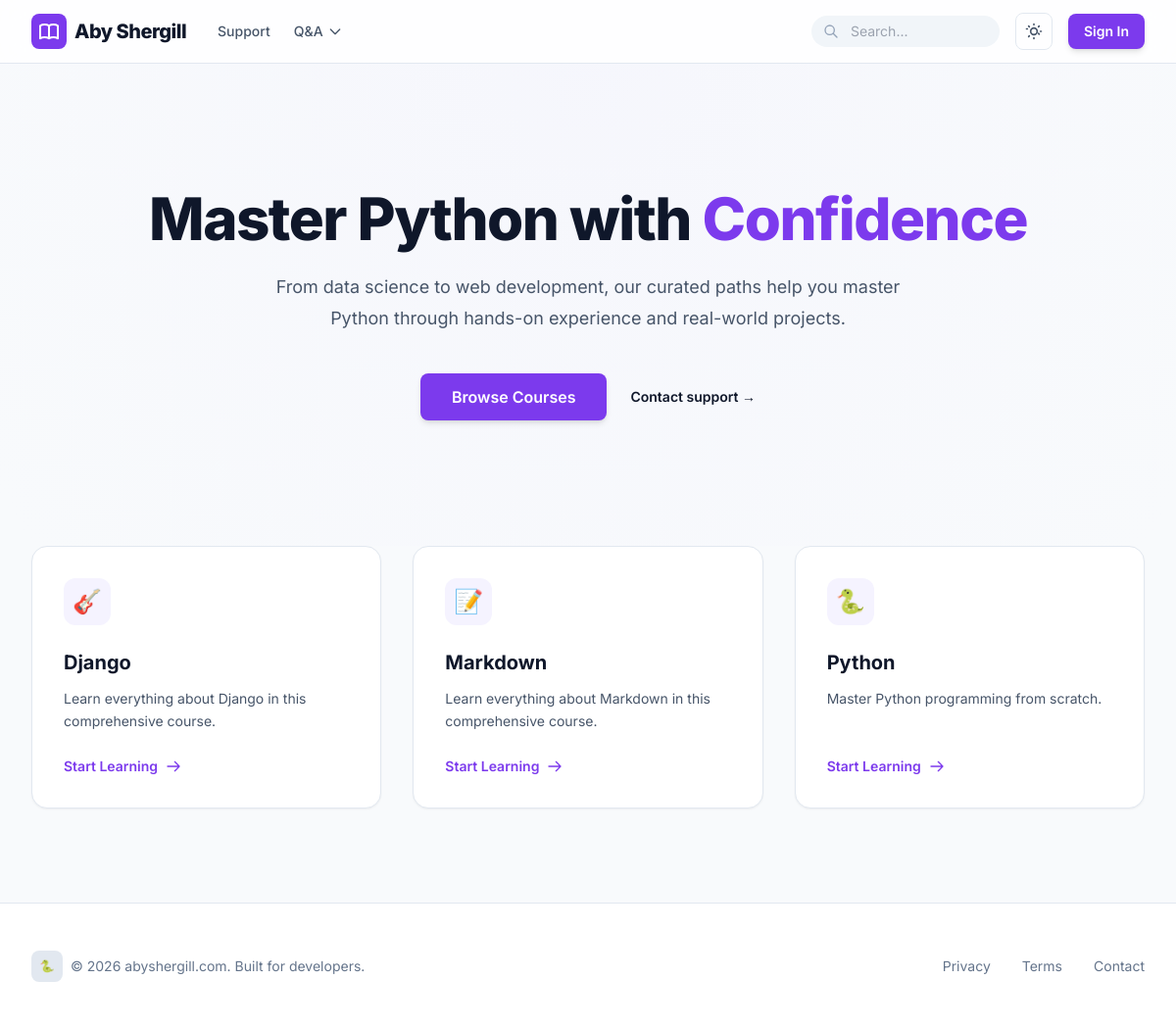
/, run on an earlier commit of the app's database.
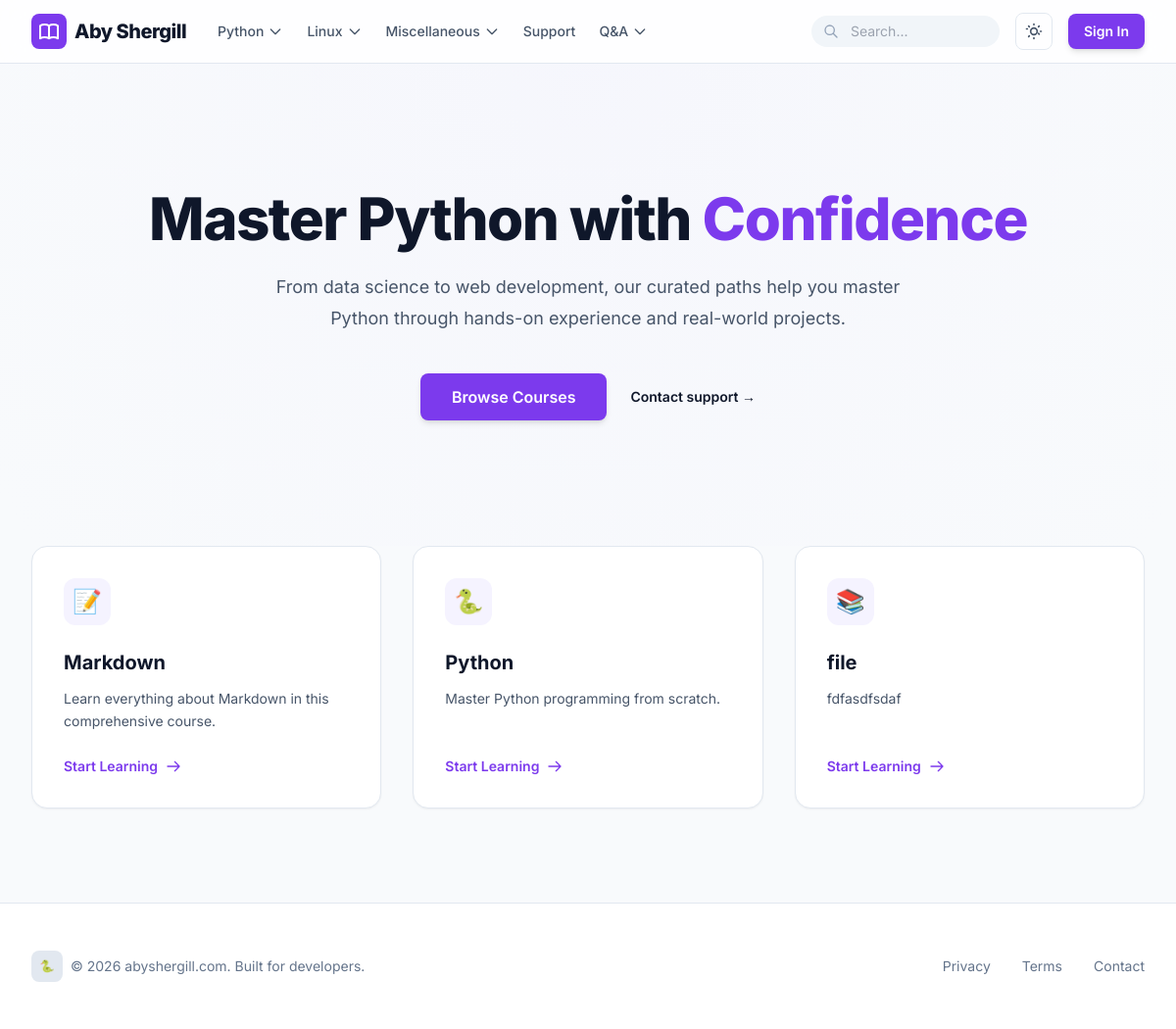
And on a later commit of the database.
### lectures/models.py (models this page shows, shortened)
class Subject(models.Model):
    category = models.ForeignKey(Category, related_name='subjects', on_delete=models.SET_NULL, null=True, blank=True)
    title = models.CharField(max_length=200)
    slug = models.SlugField(unique=True, blank=True)
    description = models.TextField()
    icon = models.CharField(max_length=10, default='📚') # Emoji icon

class Category(models.Model):
    name = models.CharField(max_length=100)
    order = models.PositiveIntegerField(default=0)
    class Meta:
        verbose_name_plural = "Categories"
        ordering = ['order']

### lectures/views.py (the view)
# urls.py: path('', views.home, name='home'),
def home(request):
    subjects = Subject.objects.all()
    return render(request, 'home.html', {'subjects': subjects})

### lectures/context_processors.py (called while the page is built)
def navigation_categories(request):
    return {
        'nav_categories': Category.objects.prefetch_related('subjects').all()
    }

### templates/home.html (shortened to what this page needs)
{% extends "base.html" %}
{% block content %}
<div class="relative overflow-hidden py-16 sm:py-24 lg:py-32">
    <div class="absolute inset-0 -z-10 bg-[radial-gradient(45rem_50rem_at_top,theme(colors.primary.100),theme(colors.slate.50))] dark:bg-[radial-gradient(45rem_50rem_at_top,theme(colors.primary.900/0.2),theme(colors.slate.950))] opacity-20"></div>
    <div class="mx-auto max-w-7xl px-6 lg:px-8 text-center">
        <h1 class="text-3xl font-extrabold tracking-tight text-slate-900 dark:text-white sm:text-6xl mb-6">
            Master Python with <span class="text-primary-600">Confidence</span>
        </h1>
        <p class="mx-auto max-w-2xl text-base sm:text-lg leading-7 sm:leading-8 text-slate-600 dark:text-slate-400 mb-10">
            From data science to web development, our curated paths help you master Python through hands-on experience and real-world projects.
        </p>
        <div class="flex flex-col sm:flex-row items-center justify-center gap-4 sm:gap-x-6">
            <a href="#courses" class="btn btn-primary w-full sm:w-auto px-8 py-3">Browse Courses</a>
            <a href="/contact/" class="text-sm font-semibold leading-6 text-slate-900 dark:text-white">Contact support <span aria-hidden="true">→</span></a>
        </div>
    </div>
</div>
<div id="courses" class="mx-auto max-w-7xl px-6 lg:px-8 pb-24">
    <div class="grid grid-cols-1 gap-8 sm:grid-cols-2 lg:grid-cols-3">
        {% for subject in subjects %}
        <a href="{% url 'subject_detail' subject.slug %}" class="group relative flex flex-col bg-white dark:bg-slate-900 rounded-2xl border border-slate-200 dark:border-slate-800 p-8 shadow-sm hover:shadow-xl hover:shadow-primary-500/10 transition-all duration-300 hover:-translate-y-1">
            <div class="mb-6 flex h-12 w-12 items-center justify-center rounded-xl bg-primary-50 dark:bg-primary-900/30 text-2xl group-hover:scale-110 transition-transform">
                {{ subject.icon }}
            </div>
            <h3 class="text-xl font-bold text-slate-900 dark:text-white mb-3">{{ subject.title }}</h3>
            <p class="text-slate-600 dark:text-slate-400 text-sm leading-relaxed mb-6 flex-grow">
                {{ subject.description }}
            </p>
            <div class="flex items-center gap-2 text-primary-600 font-semibold text-sm group-hover:gap-3 transition-all">
                Start Learning
                <svg class="w-4 h-4" fill="none" stroke="currentColor" viewBox="0 0 24 24"><path stroke-linecap="round" stroke-linejoin="round" stroke-width="2" d="M14 5l7 7m0 0l-7 7m7-7H3"></path></svg>
            </div>
        </a>
        {% empty %}
        <div class="col-span-full text-center py-12 bg-white dark:bg-slate-900 rounded-2xl border border-dashed border-slate-300 dark:border-slate-700">
            <p class="text-slate-500">No courses available at the moment. Check back soon!</p>
        </div>
        {% endfor %}
    </div>
</div>
{% endblock %}

### templates/base.html (shortened to what the changed rows need)
<!DOCTYPE html>
<html lang="en" class="h-full">
<head>
    <script src="https://cdn.tailwindcss.com?plugins=typography"></script>
</head>
<body class="min-h-screen flex flex-col">
    <nav class="sticky top-0 z-50 w-full border-b border-slate-200 dark:border-slate-800 bg-white/80 dark:bg-slate-950/80 backdrop-blur-md">
        <div class="max-w-7xl mx-auto px-4 sm:px-6 lg:px-8">
            <div class="flex justify-between h-16">
                <div class="flex items-center gap-8">
                    <div class="hidden md:flex items-center gap-6">
                        {% for category in nav_categories %}
                        <div class="relative group">
                            <button class="flex items-center gap-1 text-sm font-medium text-slate-600 hover:text-primary-600 dark:text-slate-400 dark:hover:text-primary-400 transition-colors">
                                {{ category.name }}
                                <svg class="w-4 h-4 transition-transform group-hover:rotate-180" fill="none" stroke="currentColor" viewBox="0 0 24 24"><path stroke-linecap="round" stroke-linejoin="round" stroke-width="2" d="M19 9l-7 7-7-7"></path></svg>
                            </button>
                        </div>
                        {% endfor %}
                    </div>
                </div>
            </div>
        </div>
    </nav>
    <main class="flex-grow">
        {% block content %}{% endblock %}
    </main>
</body>
</html>

What changed in the data, as far as the page shows it:
removed Subject: icon "🎸", title "Django", description "Learn everything about Django in this comprehensive course."
added Category: name "Python"
added Category: name "Linux"
added Category: name "Miscellaneous"
added Subject: icon "📚", title "file", description "fdfasdfsdaf"
